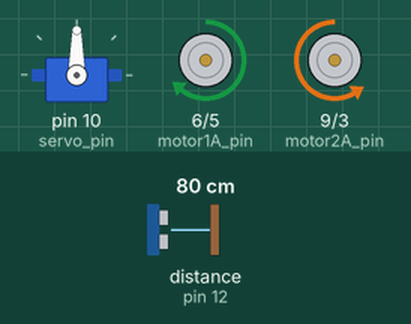
This sketch was run on a simulated Arduino Uno, built with avr-gcc and run on an emulated ATmega328P. Shown: servo, motor-driver pin pairs drawn as motors (green arrow = first pin HIGH = forward, orange = second pin HIGH = backward, longer = more drive). Wiring (inferred from the names in the program): ultrasonic range finder: trigger pin 13; echo pin 12. The inputs (shaded band) are chosen by the test bench; at power-on: distance to the obstacle (sensor on pin 12) 80 cm. The echo pulse lasts 58.3 µs per cm; what the sketch prints to the serial monitor is not drawn.

Above: at 1.2 s.
1.3 s: distance to the obstacle (sensor on pin 12) set to 23 cm
2.8 s: distance to the obstacle (sensor on pin 12) set to 19 cm
At 5.7 s:
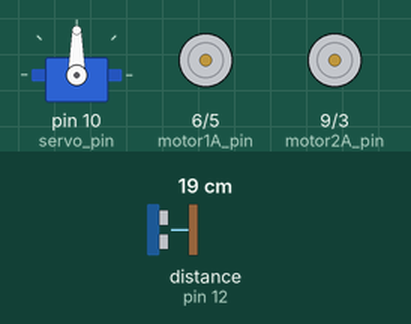
5.8 s: distance to the obstacle (sensor on pin 12) set to 60 cm
At 7.7 s:
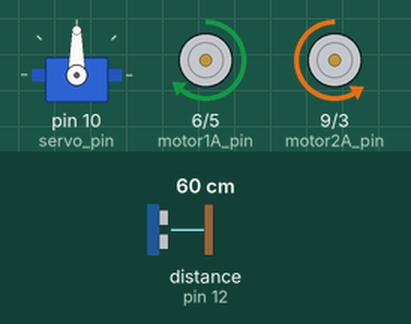
8.0 s: distance to the obstacle (sensor on pin 12) set to 2 cm
At 9.2 s:
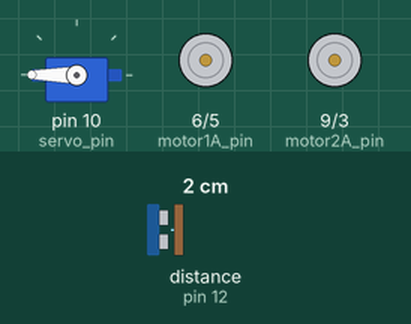
Timing chart, 0 to 12.0 s (numbered marks = the images above; inputs shaded):
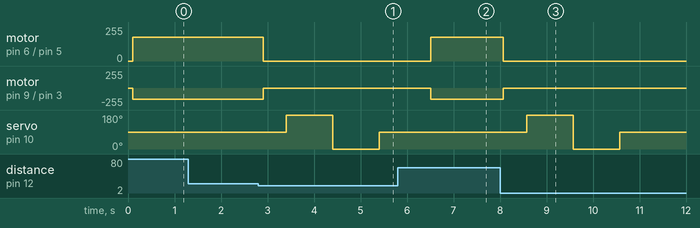

Measured:
- the behaviour switches between 21 and 20 cm on distance to the obstacle (sensor on pin 12) (found by bisection; images 0 and 1)
- after the input at 1.3 s, every drawn part: stays the same
- after the input at 2.8 s, motor on pin 6 (motor1A_pin) / pin 5 (motor1B_pin): forward 180/255 → stopped after 0.10 s; motor on pin 9 (motor2A_pin) / pin 3 (motor2B_pin): backward 170/255 → stopped after 0.10 s; servo on pin 10 (servo_pin): 90° → 180° after 0.60 s, → 0° 1.0 s later, → 90° 1.0 s later
- after the input at 5.8 s, motor on pin 6 (motor1A_pin) / pin 5 (motor1B_pin): stopped → forward 180/255 after 0.71 s; motor on pin 9 (motor2A_pin) / pin 3 (motor2B_pin): stopped → backward 170/255 after 0.71 s; servo on pin 10 (servo_pin): stays 90° (without the input it goes to 180° after 1.2 s)
- after the input at 8.0 s, motor on pin 6 (motor1A_pin) / pin 5 (motor1B_pin): forward 180/255 → stopped after 0.08 s; motor on pin 9 (motor2A_pin) / pin 3 (motor2B_pin): backward 170/255 → stopped after 0.08 s; servo on pin 10 (servo_pin): 90° → 180° after 0.58 s, → 0° 1.0 s later, → 90° 1.0 s later

The sketch:

201223_rccar_object_avoidance.ino
```cpp
#include <Servo.h>

// 왼쪽 motor
int motor1A_pin = 6;
int motor2A_pin = 9; // 자리바꿔줬음.
// 오른쪽 motor
int motor1B_pin = 5;
int motor2B_pin = 3;

// 초음파센서
int echo_pin = 12;
int trig_pin = 13;

// 서보모터
Servo SB1;
int servo_pin = 10;

//long distance = 0;

// 좌,우 거리값
int left, right = 0;

void setup() {
  // put your setup code here, to run once:
  // 모터 핀 설정
  pinMode(motor1A_pin,OUTPUT);
  pinMode(motor2A_pin,OUTPUT);
  pinMode(motor1B_pin,OUTPUT);
  pinMode(motor2B_pin,OUTPUT);
  // 시리얼 통신 설정
  Serial.begin(9600);
  // 초음파 센서 핀 설정
  pinMode(echo_pin, INPUT);   // 초음파를 받아들이기 때문에 INPUT
  pinMode(trig_pin, OUTPUT);  // 초음파를 쏘기 때문에 OUTPUT
  // 서보모터
  SB1.attach(servo_pin);

}

int getDist() {

  long duration, distance;

  digitalWrite(trig_pin, LOW);
  delayMicroseconds(2);
  digitalWrite(trig_pin, HIGH);
  delayMicroseconds(10);
  digitalWrite(trig_pin, LOW);
  delayMicroseconds(2);

  // pulseIn() :  초음파가 장애물에 부딪혀서 돌아온 왕복 시간
  //              LOW->HIGH로 바뀔 때 시간 측정 시작
  duration = pulseIn(echo_pin, HIGH);

  distance = duration * 17 / 1000; // cm

  return distance;
}

void loop() {
  // put your main code here, to run repeatedly:

  SB1.write(90);
  delay(100);

  long distance = getDist();

  Serial.print("distance : ");
  Serial.print(distance);
  Serial.println("cm");

//  motorFront();

  if(distance < 20) {
    motorStop();
    delay(500);
    servoMotor();
  } else {
    motorFront();
  }
//  compDist(distance);
}

void compDist(int distance) {
  if(distance < 20) {
    motorStop();
    servoMotor();
  } else {
    motorFront();
  }
}

void servoMotor() {

//  int left, right = 0;

  // 왼쪽 거리값
  SB1.write(180);
  delay(500);
  left = getDist();
  Serial.print("left distance : ");
  Serial.println(left);
  delay(500);

//  SB1.write(90);
//  center = getDist();
//  Serial.print("center distance : ");
//  Serial.println(center);
//  delay(1000);

  // 오른쪽 거리값
  SB1.write(0);
  delay(500);
  right = getDist();
  Serial.print("right distance : ");
  Serial.println(right);
  delay(500);

  SB1.write(90);
  delay(1000);

  if(left > right) {
    motorLeft();
//    motorStop();
//    motorFront();
  } else if(left < right) {
    motorRight();
//    motorStop();
//    motorFront();
  }
}
void motorFront() {
  // 전진
  Serial.println("직진중");
  analogWrite(motor1A_pin, 180);
  analogWrite(motor2A_pin, 0);
  analogWrite(motor1B_pin, 0);
  analogWrite(motor2B_pin, 170);

}
void motorRight() {
  // 우회전
  Serial.println("우회전중");
  analogWrite(motor1A_pin, 150);
  analogWrite(motor2A_pin, 0);
  analogWrite(motor1B_pin, 0);
  analogWrite(motor2B_pin, 0);
  delay(650);
//  SB1.write(90);
//  delay(500);
}
void motorLeft() {
  // 좌회전
  Serial.println("좌회전중");
  analogWrite(motor1A_pin, 0);
  analogWrite(motor2A_pin, 0);
  analogWrite(motor1B_pin, 0);
  analogWrite(motor2B_pin, 150);
  delay(650);
//  SB1.write(90);
//  delay(500);
}
void motorStop() {
  // 정지
  analogWrite(motor1A_pin, 0);
  analogWrite(motor2A_pin, 0);
  analogWrite(motor1B_pin, 0);
  analogWrite(motor2B_pin, 0);
//  delay(500);
}
```
